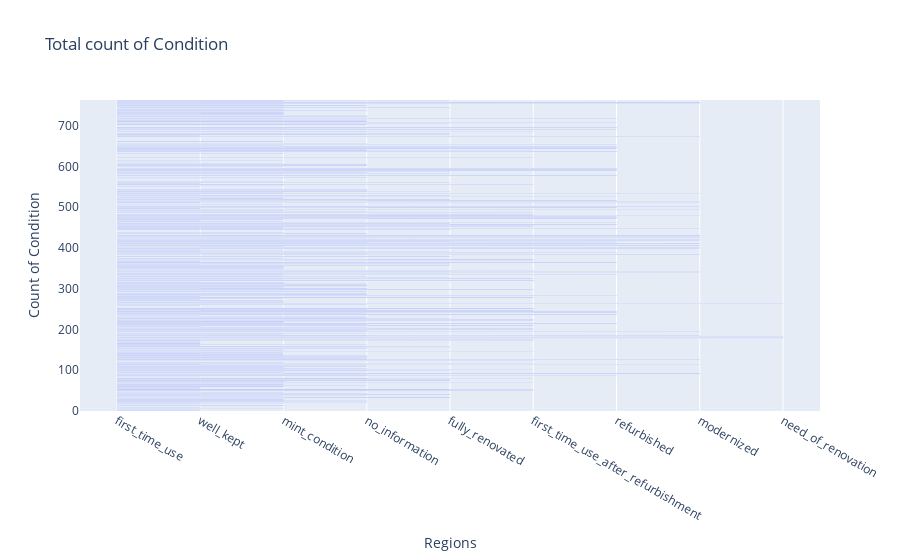

The cell this chart's notebook holds for it:
### Markdown cell above
## **Plot the relationship between the condition and the rent?**

### Code cell
data = {
  'x': rentals['Condition'],
  'name': 'Condition',
  'type': 'bar'
};

layout = {
  'xaxis': {'title': 'Regions'},
    'yaxis': {'title': 'Count of Condition'},
  'barmode': 'relative',
  'title': 'Total count of Condition'
};
fig = go.Figure(data = data, layout = layout)
iplot(fig)

### Figure 1 — Plotly figure (JSON) as saved in the notebook; plotly's stock layout.template omitted (floating-point values rounded to 4 significant figures; data arrays with more than 128 entries replaced by an {"elided": "..."} marker saying what was removed)
{"data": [{"x": {"elided": "764 str values"}, "type": "bar", "name": "Condition"}], "layout": {"barmode": "relative", "yaxis": {"title": {"text": "Count of Condition"}}, "xaxis": {"title": {"text": "Regions"}}, "title": {"text": "Total count of Condition"}}}
